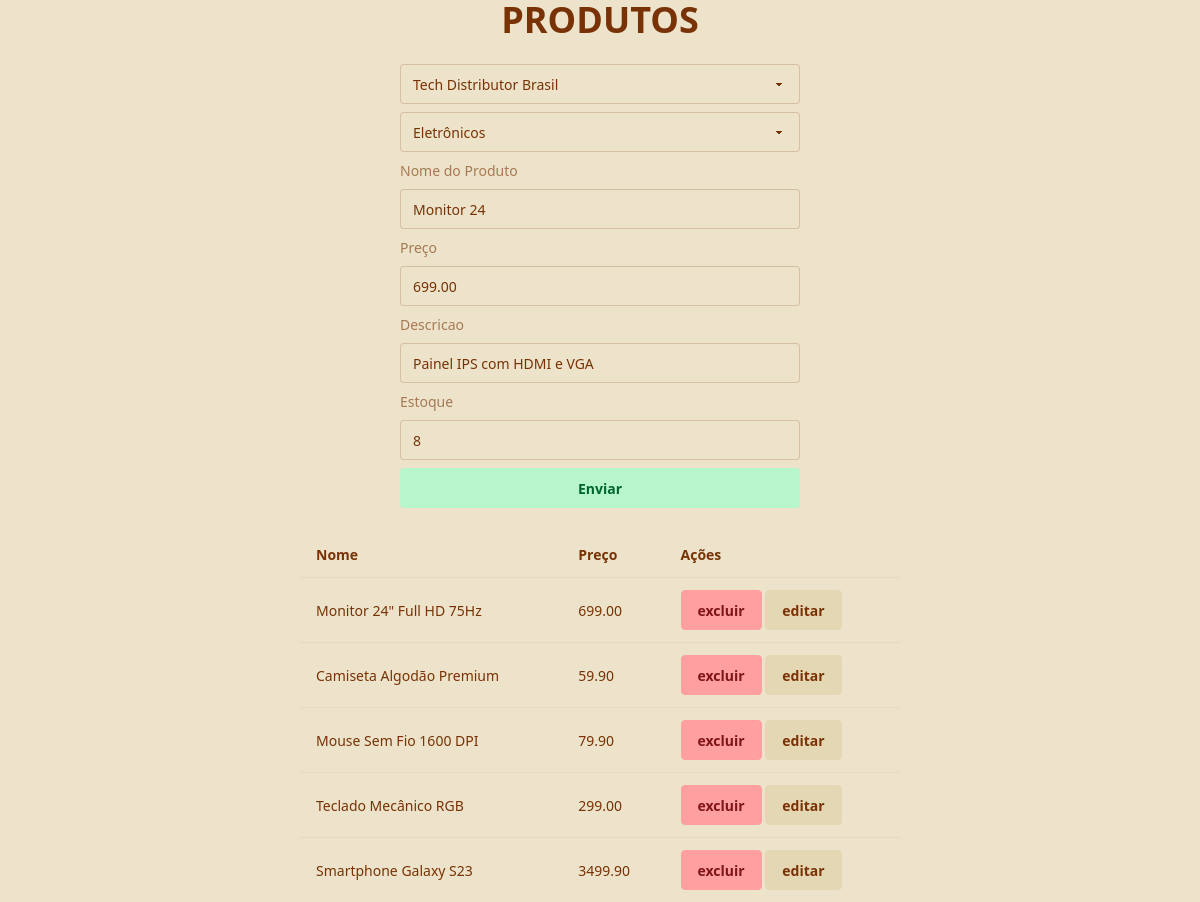
The page /Ver1/crud/produto.php?id=5 on the database its author committed.
### tables this page shows
create table produto(
    id_prod int auto_increment primary key,
    id_forn int,
    id_cat int,
    nome_prod varchar(200),
    preco decimal(10,2),
    descricao varchar(300),
    estoque int check(estoque >=0), 
    
    foreign key(id_forn) references fornecedor(id_forn),
    foreign key(id_cat) references categoria(id_cat)
);

### Ver1/includes/cabecalho.php (called while the page is built, shortened)
<?php
require_once __DIR__ . "/../conn.php";
if(isset($_GET['id'])){
    extract($_GET);
    try{
        $sql="SELECT * FROM $tabela  WHERE $campoId = :id";
        $stmt=$pdo->prepare($sql);
        $stmt->execute([':id' => $_GET['id']]);
        $registros = $stmt->fetchAll();
        $registro = $registros[0];
    }catch(PDOException $e){
        echo "erro $e";
    }
}else{
    $acao = 1;
}
?>

### Ver1/crud/produto.php (the view, shortened to what this page needs)
<?php
require_once __DIR__ . "/../conn.php";
$tabela = "produto";
$campoId = "id_prod";
require_once __DIR__ . "/../includes/cabecalho.php";
?>
<!DOCTYPE html>
<html lang="en" data-theme="retro">
<head>
    <link href="https://cdn.jsdelivr.net/npm/daisyui@5" rel="stylesheet" type="text/css" />
    <link href="https://cdn.jsdelivr.net/npm/daisyui@5/themes.css" rel="stylesheet" type="text/css" />
    <script src="https://cdn.jsdelivr.net/npm/@tailwindcss/browser@4"></script>
</head>
<body>
    <h1 class="font-title text-4xl font-bold text-center">PRODUTOS</h1>
    <form action="../actions/salvar.php" method="post" class="max-w-md mx-auto">
    <div class="card-body">
        <select class="select w-100" name="id_forn" id="id_forn"  value="<?= $registro['id_forn'] ?? '' ?>" >
        <?php
            foreach($pdo->query("SELECT id_forn, nome_forn FROM fornecedor") as $row){
                echo "<option value='" . $row['id_forn'] . "'>" . $row['nome_forn'] . "</option>";
            }
         ?>
        </select>
        <select class="select w-100" name="id_cat" id="id_cat" value="<?= $registro['id_cat'] ?? '' ?>">
        <?php
            foreach($pdo->query("SELECT id_cat, nome_cat FROM categoria") as $row){
                echo "<option value='" . $row['id_cat'] . "'>" . $row['nome_cat'] . "</option>";
            }
         ?>
        </select>
        <label for="nome_prod" class="label">Nome do Produto</label><input class="input w-100" type="text" name="nome_prod" value="<?= $registro['nome_prod'] ?? '' ?>">
        <label for="preco" class="label">Preço</label><input type="number" class="input w-100" step="0.01" min="0" name="preco" value="<?= $registro['preco'] ?? '' ?>">
        <label for="descricao" class="label">Descricao</label><input type="text" class="input w-100" name="descricao" value="<?= $registro['descricao'] ?? '' ?>">
        <label for='estoque' class="label">Estoque</label><input type="number" class="input w-100" min="0" name='estoque' value="<?= $registro['estoque'] ?? '' ?>">
        <button type='submit' class='btn btn-secondary'>Enviar</button>
    </form>
     <table class="table w-[50%] mx-auto ">
        <tr>
            <th>Nome</th>
            <th>Preço</th>
            <th>Ações</th>
        <tr>
    <?php
    try{
        $sql="SELECT * FROM produto ORDER BY id_prod DESC";
        $stmt=$pdo->prepare($sql);
        $stmt->execute();
        $produtos = $stmt->fetchAll();
        foreach($produtos as $prod):
            ?>
            <tr>
                <td>
                    <?= $prod['nome_prod'] ?>
                </td>
                <td>
                    <?= $prod['preco'] ?>
                </td>
                <td>
                    <a class="btn btn-primary" href="../actions/deletar.php?formulario=produto&id=<?= $prod['id_prod'] ?>">excluir</a>
                    <a class="btn" href="produto.php?id=<?= $prod['id_prod'] ?>">editar</a>
                </td>
            </tr>
       <?php
        endforeach;
        ?>
        </table>
        <?php
         }catch(PDOException $e){
            echo "erro:". $e->getMessage();
         }
    ?>
</body>
</html>

### rows shown on the page
produto: preco "699.00", descricao "Painel IPS com HDMI e VGA", estoque "8", nome_prod "Monitor 24\" Full HD 75Hz"
produto: nome_prod "Camiseta Algodão Premium", preco "59.90"
produto: nome_prod "Mouse Sem Fio 1600 DPI", preco "79.90"
produto: nome_prod "Teclado Mecânico RGB", preco "299.00"
produto: nome_prod "Smartphone Galaxy S23", preco "3499.90"

### other values the page prints
form field id_forn "Tech Distributor Brasil"
form field id_cat "Eletrônicos"
